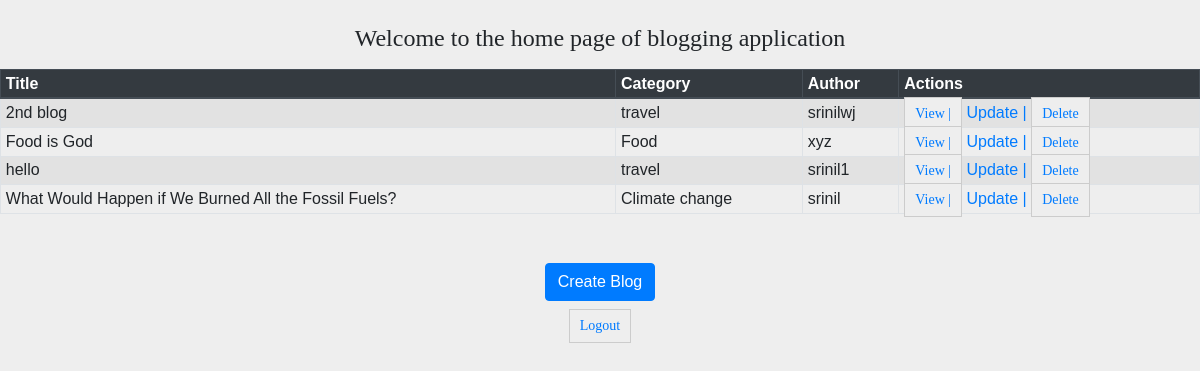
Screenshot of /home/user/ with the database file from the repository.
### users/models.py (models this page shows, shortened)
class Blog(models.Model):
    title = models.CharField(max_length=80)
    category = models.CharField(max_length=80)
    author = models.ForeignKey(Signup, on_delete=models.CASCADE)
    content = models.CharField(max_length=3000)

class Signup(models.Model):
    first_name = models.CharField(max_length = 50)
    last_name = models.CharField(max_length = 50)
    username = models.CharField(max_length = 50)
    email_address = models.EmailField(max_length = 50)
    password = models.CharField(max_length = 50)
    confirm_password = models.CharField(max_length = 50)
    def __str__(self):
        return self.username

### users/views.py (the view)
# urls.py: path('home/user/', views.Userhomeview, name = 'home-user'),
def Userhomeview(request):
    blog = Blog.objects.all
    return render(request, 'users/home-user.html', {'blog': blog})

### templates/users/home-user.html (shortened to what this page needs)
<html>
    <head>
        {% load staticfiles %}
        <link rel="stylesheet" href="https://maxcdn.bootstrapcdn.com/bootstrap/4.3.1/css/bootstrap.min.css">
        <link rel="stylesheet" href="{% static 'css/style.css' %}"/>
    </head>
    <body>
        <center><h1>Welcome {{ username }} to the home page of blogging application</h1></center>
        <br>
        <table class="table table-striped table-bordered table-sm">
        <thead class="thead-dark">
        <tr>
            <th>Title</th>
            <th>Category</th>
            <th>Author</th>
            <th>Actions</th>
        </tr>
        </thead>
        <tbody>
        {% for b in blog %}
        <tr>
            <td>{{ b.title }}</td>
            <td>{{ b.category }}</td>
            <td>{{ b.author }}</td>
            <td>
        <a href="/viewblog/{{ b.id }}" class="button">View |</a>
        <a href="/updateblog/{{ b.id }}"><span class="glyphicon glyphicon-pencil" >Update |</span></a>
        <a href="/deleteblog/{{ b.id }}" class="button">Delete </a>
            </td>
        </tr>
        {% endfor %}
        </tbody>
        </table>
        <br>
        <br>
        <center><a href="/createblog" class="btn btn-primary">Create Blog</a></center>
        <br>
        <center><a href="/" class="button">Logout</a></center>
    </body>
</html>

### static/css/style.css (style rules this page uses)
body { font:12px/1.4 Verdana,Arial; background:#eee; height:100%; margin:25px 0; padding:0 }
h1 { font:24px Georgia,Verdana; margin:0 }
.button { font:14px Georgia,Verdana; margin-bottom:10px; padding:8px 10px 9px; border:1px solid #ccc; background:#eee; cursor:pointer }

### rows the page displays
Blog: title "2nd blog", category "travel", author "srinilwj"
Blog: title "Food is God", category "Food", author "xyz"
Blog: title "hello", category "travel", author "srinil1"
Blog: title "What Would Happen if We Burned All the Fossil Fuels?", category "Climate change", author "srinil"
